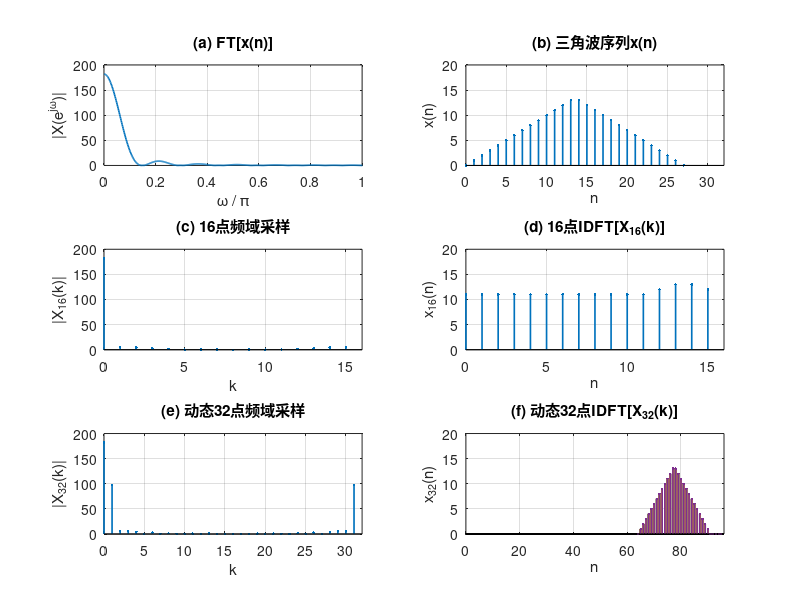

Here is the MATLAB script that generated this plot:
clear;
close all;

N = 27; M = 32; n = 0:N;

% 产生N长三角波序列x(n)
xa = 0:floor(N/2); 
xb = ceil(N/2)-1:-1:0; 
xn = [xa, xb];

Xk = fft(xn, 1024); % 1024点FFT[x(n)], 用于近似序列x(n)的TF
X32k = fft(xn, 32); % 32点FFT[x(n)]
x32n = ifft(X32k); % 32点IFFT[X32(k)]得到x32(n)

X16k = X32k(1:2:M); % 隔点抽取X32k得到X16(K)
x16n = ifft(X16k, M/2); % 16点IFFT[X16(k)]得到x16(n)

figure;

% 绘制三角波序列x(n)
subplot(3, 2, 2);
stem(n, xn, '.', 'LineWidth', 1.2);
box on;
title('(b) 三角波序列x(n)');
xlabel('n'); ylabel('x(n)');
axis([0, 32, 0, 20]);
grid on;

% 绘制FT[x(n)]
k = 0:1023; wk = 2*k/1024;
subplot(3, 2, 1);
plot(wk, abs(Xk), 'LineWidth', 1.2);
title('(a) FT[x(n)]');
xlabel('\omega / \pi'); ylabel('|X(e^{j\omega})|');
axis([0, 1, 0, 200]);
grid on;

% 绘制16点频域采样
k = 0:M/2-1;
subplot(3, 2, 3);
stem(k, abs(X16k), '.', 'LineWidth', 1.2);
box on;
title('(c) 16点频域采样');
xlabel('k'); ylabel('|X_{16}(k)|');
axis([0, 16, 0, 200]);
grid on;

% 绘制16点IDFT[X16(k)]
n1 = 0:M/2-1;
subplot(3, 2, 4);
stem(n1, x16n, '.', 'LineWidth', 1.2);
box on;
title('(d) 16点IDFT[X_{16}(k)]');
xlabel('n'); ylabel('x_{16}(n)');
axis([0, 16, 0, 20]);
grid on;

% 动态显示32点频域采样
for n = 1:32
    t = 1:n;
    h = abs(X32k(1:n));
    subplot(3, 2, 5);
    stem(t-1, h, '.', 'LineWidth', 1.2);
    title('(e) 动态32点频域采样');
    xlabel('k'); ylabel('|X_{32}(k)|');
    axis([0, 32, 0, 200]);
    grid on;
    pause(0.1);
end

% 动态显示32点IDFT[X32(k)]
for test1 = 0:2
    for b = 1:32
        n1 = 0:M-1;
        t = 1+test1*32:b+test1*32;
        h = real(x32n(mod(t-1, 32)+1));
        subplot(3, 2, 6);
        stem(t-1, h, '.', 'LineWidth', 1.2);
        hold on;
        title('(f) 动态32点IDFT[X_{32}(k)]');
        xlabel('n'); ylabel('x_{32}(n)');
        axis([0, 96, 0, 20]);
        grid on;
        pause(0.1);
    end
    hold off;
end